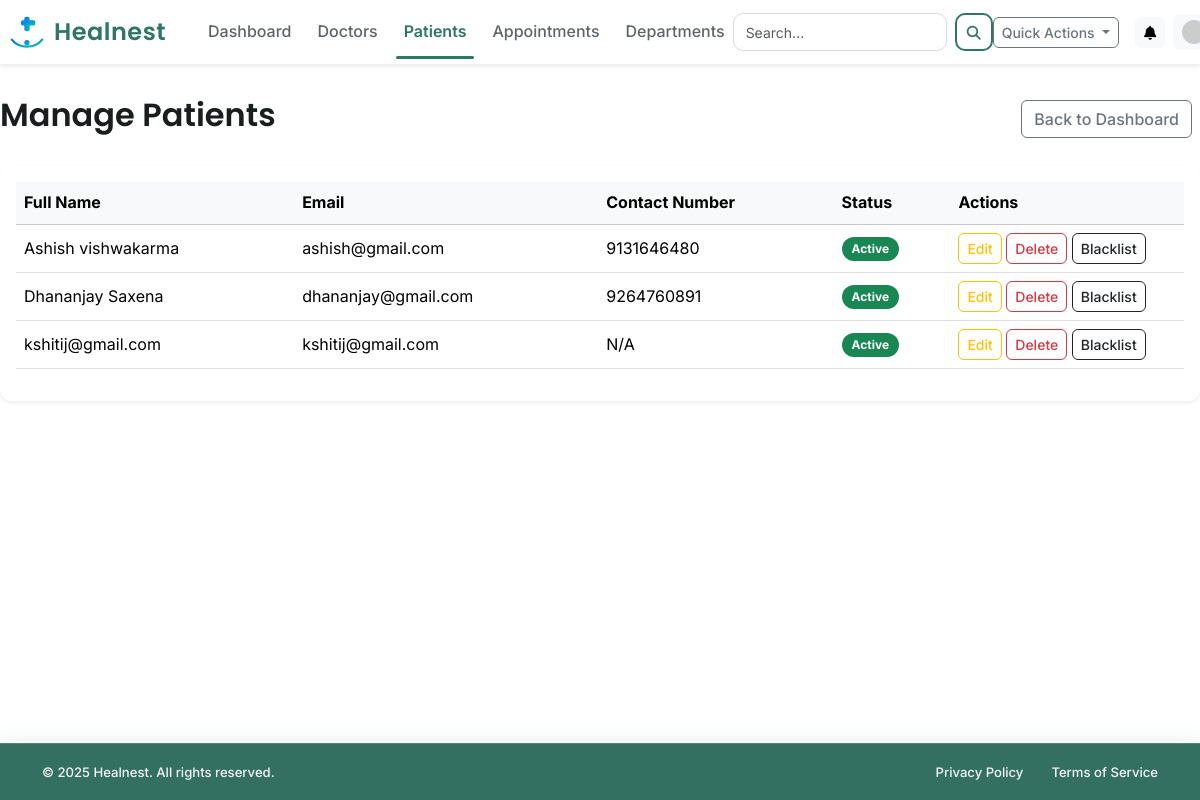
Page /admin/patients (signed in) on the earlier database version.
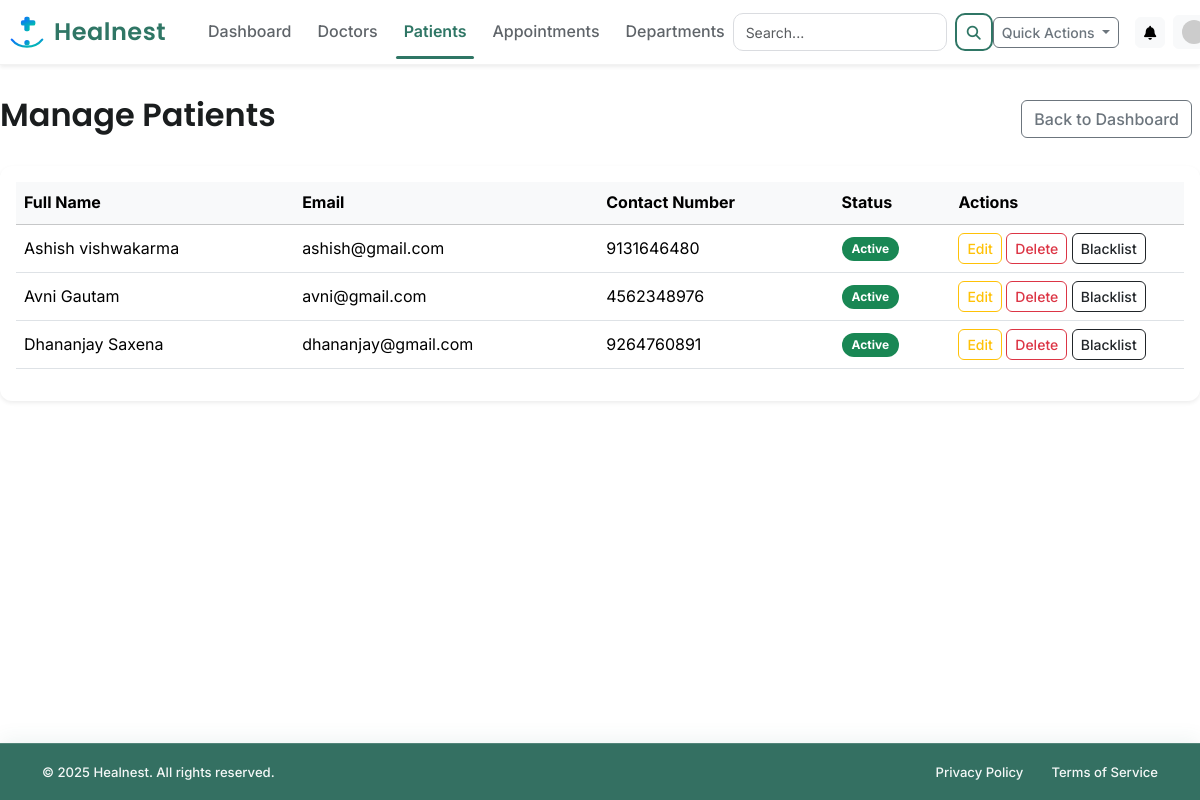
Same page on the later database version.
### app/models.py (models this page shows, shortened)
class User(db.Model, UserMixin):
    __tablename__ = 'user'
    id = db.Column(db.Integer, primary_key=True)
    email = db.Column(db.String(120), unique=True, nullable=False)
    password_hash = db.Column(db.String(128), nullable=False)
    role = db.Column(db.String(10), nullable=False)  # 'admin', 'doctor', 'patient'
    created_at = db.Column(db.DateTime, default=datetime.utcnow)
    is_active = db.Column(db.Boolean, nullable=False, default=True)
    doctor_profile = db.relationship('DoctorProfile', backref='user', uselist=False, cascade="all, delete-orphan")
    patient_profile = db.relationship('PatientProfile', backref='user', uselist=False, cascade="all, delete-orphan")
    appointments_as_patient = db.relationship('Appointment', foreign_keys='Appointment.patient_id', backref='patient', lazy=True, cascade="all, delete-orphan")
    appointments_as_doctor = db.relationship('Appointment', foreign_keys='Appointment.doctor_id', backref='doctor', lazy=True, cascade="all, delete-orphan")
    availabilities = db.relationship('Availability', backref='doctor', lazy=True, cascade="all, delete-orphan")
    notifications = db.relationship('Notification', backref='user', lazy=True, cascade="all, delete-orphan")
    reviews_given = db.relationship('DoctorReview', foreign_keys='DoctorReview.patient_id', backref='patient', lazy=True)
    reviews_received = db.relationship('DoctorReview', foreign_keys='DoctorReview.doctor_id', backref='doctor', lazy=True)
    @property
    def password(self):
        raise AttributeError('password is not a readable attribute')

class PatientProfile(db.Model):
    __tablename__ = 'patient_profile'
    id = db.Column(db.Integer, primary_key=True)
    user_id = db.Column(db.Integer, db.ForeignKey('user.id'), nullable=False, unique=True)
    full_name = db.Column(db.String(100), nullable=False)
    date_of_birth = db.Column(db.Date)
    gender = db.Column(db.String(10))
    contact_number = db.Column(db.String(20))
    blood_group = db.Column(db.String(5))
    allergies = db.Column(db.Text)
    documents = db.relationship('MedicalDocument', backref='patient', lazy=True)

### app/routes/admin_routes.py (the view)
@admin_bp.route('/patients')
@login_required
def manage_patients():
    if current_user.role != 'admin':
        flash('You are not authorized to access this page.', 'danger')
        return redirect(url_for('main.home'))
    patients = User.query.filter_by(role='patient').join(PatientProfile).order_by(PatientProfile.full_name).all()
    return render_template('admin/manage_patients.html', title='Manage Patients', patients=patients)

### app/templates/admin/manage_patients.html
{% extends "layout.html" %}
{% block content %}
    <div class="d-flex justify-content-between align-items-center mb-4">
        <h2 >Manage Patients</h2>
        <a href="{{ url_for('admin.dashboard') }}" class="btn btn-outline-secondary me-2">Back to Dashboard</a>
    </div>
    <div class="card shadow-sm">
        <div class="card-body">
            <div class="table-responsive">
                <table class="table table-hover align-middle">
                    <thead class="table-light">
                        <tr>
                            <th>Full Name</th>
                            <th>Email</th>
                            <th>Contact Number</th>
                            <th style="width: 10%;">Status</th>
                            <th style="width: 20%;">Actions</th>
                        </tr>
                    </thead>
                    <tbody>
                        {% for patient in patients %}
                        <tr>
                            <td>{{ patient.patient_profile.full_name }}</td>
                            <td>{{ patient.email }}</td>
                            <td>{{ patient.patient_profile.contact_number or 'N/A' }}</td>
                            <td>
                                {% if patient.is_active %}
                                    <span class="badge bg-success">Active</span>
                                {% else %}
                                    <span class="badge bg-dark">Blacklisted</span>
                                {% endif %}
                            </td>
                            <td>
                                <a href="{{ url_for('admin.edit_patient', user_id=patient.id) }}" class="btn btn-sm btn-outline-warning">Edit</a>
                                <form action="{{ url_for('admin.delete_patient', user_id=patient.id) }}" method="POST" class="d-inline" onsubmit="return confirm('DELETE: Are you sure you want to PERMANENTLY DELETE this patient?');">
                                    <button type="submit" class="btn btn-sm btn-outline-danger">Delete</button>
                                </form>
                                {% if patient.is_active %}
                                    <form action="{{ url_for('admin.blacklist_user', user_id=patient.id) }}" method="POST" class="d-inline" onsubmit="return confirm('BLACKLIST: Are you sure you want to blacklist this patient?');">
                                        <button type="submit" class="btn btn-sm btn-outline-dark">Blacklist</button>
                                    </form>
                                {% else %}
                                    <form action="{{ url_for('admin.activate_user', user_id=patient.id) }}" method="POST" class="d-inline">
                                        <button type="submit" class="btn btn-sm btn-outline-success">Activate</button>
                                    </form>
                                {% endif %}
                            </td>
                        </tr>
                        {% else %}
                        <tr>
                            <td colspan="5" class="text-center text-muted">No patients found.</td>
                        </tr>
                        {% endfor %}
                    </tbody>
                </table>
            </div>
        </div>
    </div>
{% endblock content %}

### app/templates/layout.html (shortened to what this page needs)
<!DOCTYPE html>
<html lang="en">
<head>
    <link href="https://cdn.jsdelivr.net/npm/bootstrap@5.3.3/dist/css/bootstrap.min.css" rel="stylesheet">
    <link rel="stylesheet" href="https://cdnjs.cloudflare.com/ajax/libs/font-awesome/6.5.2/css/all.min.css">
    <link rel="stylesheet" href="{{ url_for('static', filename='css/style.css') }}">
    <link rel="stylesheet" href="{{ url_for('static', filename='css/layout.css') }}">
</head>
<body id="page-top" class="{% if current_user.is_authenticated %}bg-dashboard{% else %}bg-light{% endif %}">
    <nav class="navbar navbar-expand-lg fixed-top bg-white shadow-sm py-2">
        <div class="container-fluid px-2">
            <a class="navbar-brand d-flex align-items-center fw-semibold fs-4" href="{{ url_for('main.home') }}">
                <img src="{{ url_for('static', filename='brand/healnest-icon.svg') }}" width="38" height="38"
                    class="me-2">
                <span style="font-family: 'Poppins', sans-serif; font-weight:600; letter-spacing:0.5px;">
                    Healnest
                </span>
            </a>
            <div class="collapse navbar-collapse" id="navbarNavDropdown">
                <ul class="navbar-nav me-auto mb-2 mb-lg-0 ps-lg-4">
                    {% if not current_user.is_authenticated %}
                    <li class="nav-item"><a class="nav-link" href="{{ url_for('main.home') }}#services">Services</a>
                    </li>
                    <li class="nav-item"><a class="nav-link" href="{{ url_for('main.home') }}#about">About Us</a></li>
                    <li class="nav-item"><a class="nav-link"
                            href="{{ url_for('main.home') }}#departments">Departments</a></li>
                    <li class="nav-item"><a class="nav-link" href="{{ url_for('main.home') }}#contact">Contact</a></li>
                    {% else %}
                    <li class="nav-item"><a class="nav-link"
                            href="{{ url_for(current_user.role + '.dashboard') }}">Dashboard</a></li>
                    {% if current_user.role == 'admin' %}
                    <li class="nav-item"><a class="nav-link" href="{{ url_for('admin.manage_doctors') }}">Doctors</a>
                    </li>
                    <li class="nav-item"><a class="nav-link" href="{{ url_for('admin.manage_patients') }}">Patients</a>
                    </li>
                    <li class="nav-item"><a class="nav-link"
                            href="{{ url_for('admin.manage_appointments') }}">Appointments</a></li>
                    <li class="nav-item"><a class="nav-link"
                            href="{{ url_for('admin.manage_departments') }}">Departments</a></li>
                    {% endif %}
                    {% endif %}
                </ul>
                {% if current_user.is_authenticated %}
                <form class="d-flex align-items-center gap-2 nav-search" action="{{ url_for('main.search') }}"
                    method="GET">
                    <input class="form-control" type="search" name="query" placeholder="Search..." required>
                    <button class="btn btn-sm search-btn" type="submit">
                        <i class="fas fa-search"></i>
                    </button>
                </form>
                {% endif %}
                <div class="d-flex align-items-center ms-auto">
                    {% if current_user.is_authenticated %}
                    <div class="dropdown me-3">
                        <button class="btn btn-sm btn-outline-secondary dropdown-toggle" type="button"
                            data-bs-toggle="dropdown" aria-expanded="false">
                            Quick Actions
                        </button>
                    </div>
                    <div class="dropdown me-2">
                        <button class="btn btn-sm btn-light position-relative" type="button" data-bs-toggle="dropdown"
                            aria-expanded="false" aria-label="Notifications">
                            <i class="fas fa-bell"></i>
                        </button>
                    </div>
                    <div class="dropdown">
                        <button class="btn btn-light dropdown-toggle d-flex align-items-center py-1 px-2" type="button"
                            id="profileDropdown" data-bs-toggle="dropdown" aria-expanded="false">
                            <img src="https://placehold.co/32x32/eee/777?text={{ current_user.email[0]|upper }}"
                                class="rounded-circle me-2" alt="Avatar" width="24" height="24">
                        </button>
                    </div>
                    {% else %}
                    <a href="{{ url_for('main.login') }}" class="btn-login me-2">Login</a>
                    <a href="{{ url_for('main.register') }}" class="btn-signup">Sign Up</a>
                    {% endif %}
                </div>
            </div>
        </div>
    </nav>
    <main class="flex-shrink-0 py-4">
        {% block content %}{% endblock %}
    </main>
    {% if not current_user.is_authenticated %}
    <footer class="footer-main mt-auto py-5">
        <div class="container">
            <div class="row">
                <div class="col-lg-4 col-md-6 mb-4 mb-lg-0">
                    <div class="d-flex align-items-center mb-3">
                        <img src="{{ url_for('static', filename='brand/healnest-icon.svg') }}" class="footer-logo me-2"
                            alt="Healnest Logo">
                        <span class="footer-brand">Healnest</span>
                    </div>
                    <p class="small">
                        Providing exceptional healthcare services with compassion, innovation,
                        and excellence for over 25 years.
                    </p>
                    <div class="mt-3">
                        <a href="#" class="social-icon"><i class="fab fa-facebook-f"></i></a>
                        <a href="#" class="social-icon"><i class="fab fa-twitter"></i></a>
                        <a href="#" class="social-icon"><i class="fab fa-instagram"></i></a>
                        <a href="#" class="social-icon"><i class="fab fa-linkedin-in"></i></a>
                    </div>
                </div>
                <div class="col-lg-2 col-6 mb-4 mb-lg-0">
                    <h5 class="footer-title">Quick Links</h5>
                    <ul class="list-unstyled small">
                        <li class="mb-2"><a href="{{ url_for('main.home') }}">Home</a></li>
                        <li class="mb-2"><a href="{{ url_for('main.login') }}">Services</a></li>
                        <li class="mb-2"><a href="{{ url_for('main.login') }}">About Us</a></li>
                        <li class="mb-2"><a href="{{ url_for('main.login') }}">Doctors</a></li>
                        <li class="mb-2"><a href="{{ url_for('main.login') }}">Contact</a></li>
                    </ul>
                </div>
                <div class="col-lg-3 col-6 mb-4 mb-lg-0">
                    <h5 class="footer-title">Medical Services</h5>
                    <ul class="list-unstyled small">
                        <li class="mb-2"><a href="{{ url_for('main.login') }}">Emergency Care</a></li>
                        <li class="mb-2"><a href="{{ url_for('main.login') }}">Cardiology</a></li>
                        <li class="mb-2"><a href="{{ url_for('main.login') }}">Neurology</a></li>
                        <li class="mb-2"><a href="{{ url_for('main.login') }}">Orthopedics</a></li>
                        <li class="mb-2"><a href="{{ url_for('main.login') }}">Pediatrics</a></li>
                    </ul>
                </div>
                <div class="col-lg-3 col-md-6 mb-4 mb-lg-0">
                    <h5 class="footer-title">Contact Info</h5>
                    <ul class="list-unstyled small">
                        <li class="mb-2 d-flex"><i class="fas fa-map-marker-alt me-2 pt-1 flex-shrink-0"></i>
                            <span>123 Medical Center Dr<br>Healthcare City, HC 12345</span>
                        </li>
                        <li class="mb-2 d-flex"><i class="fas fa-phone me-2 pt-1 flex-shrink-0"></i>
                            <span>(555) 123-4567</span>
                        </li>
                        <li class="mb-2 d-flex"><i class="fas fa-envelope me-2 pt-1 flex-shrink-0"></i>
                            <span>info@Healnest.com</span>
                        </li>
                    </ul>
                </div>
            </div>
            <hr class="footer-divider">
            <div class="row pt-3">
                <div class="col-md-6 text-center text-md-start mb-2 mb-md-0">
                    <small>© 2025 Healnest. All rights reserved.</small>
                </div>
                <div class="col-md-6 text-center text-md-end">
                    <small>
                        <a href="#" class="me-3">Privacy Policy</a>
                        <a href="#" class="me-3">Terms of Service</a>
                        <a href="#">Accessibility</a>
                    </small>
                </div>
            </div>
        </div>
    </footer>
    {% else %}
    <footer class="footer-app mt-auto py-3">
        <div class="container">
            <div class="d-flex flex-wrap justify-content-between align-items-center text-white">
                <small class="col-md-6">© 2025 Healnest. All rights reserved.</small>
                <ul class="nav col-md-6 justify-content-end list-unstyled d-flex">
                    <li><a href="#"><small>Privacy Policy</small></a></li>
                    <li><a href="#" class="ms-3"><small>Terms of Service</small></a></li>
                </ul>
            </div>
        </div>
    </footer>
    {% endif %}
</body>
</html>

Differences in the rows shown:
removed User: patient_profile.full_name "kshitij@gmail.com", email "kshitij@gmail.com", patient_profile "N/A", is_active "Active"
added User: patient_profile.full_name "Avni Gautam", email "avni@gmail.com", patient_profile "4562348976", is_active "Active"
